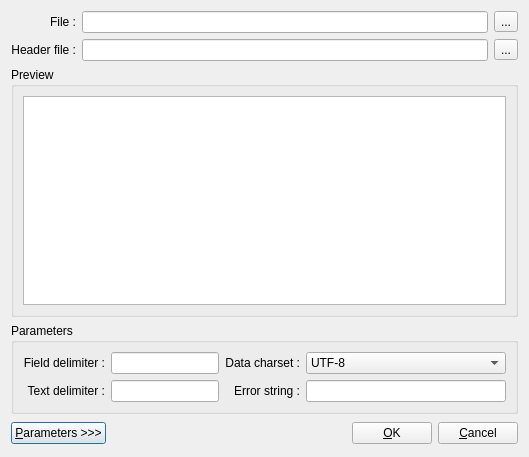
<ui version="4.0" >
 <class>XML_form</class>
 <widget class="QDialog" name="XML_form" >
  <property name="geometry" >
   <rect>
    <x>0</x>
    <y>0</y>
    <width>529</width>
    <height>457</height>
   </rect>
  </property>
  <property name="windowTitle" >
   <string>Import/Export form</string>
  </property>
  <layout class="QGridLayout" >
   <item row="0" column="0" >
    <widget class="QLabel" name="lFile" >
     <property name="sizePolicy" >
      <sizepolicy vsizetype="Fixed" hsizetype="Minimum" >
       <horstretch>0</horstretch>
       <verstretch>0</verstretch>
      </sizepolicy>
     </property>
     <property name="text" >
      <string>File :</string>
     </property>
     <property name="alignment" >
      <set>Qt::AlignRight|Qt::AlignTrailing|Qt::AlignVCenter</set>
     </property>
    </widget>
   </item>
   <item row="0" column="1" colspan="4" >
    <widget class="QLineEdit" name="lEFileName" >
     <property name="readOnly" >
      <bool>true</bool>
     </property>
    </widget>
   </item>
   <item row="0" column="5" >
    <widget class="QToolButton" name="tbFile" >
     <property name="text" >
      <string>...</string>
     </property>
    </widget>
   </item>
   <item row="1" column="0" >
    <widget class="QLabel" name="lHFile" >
     <property name="sizePolicy" >
      <sizepolicy vsizetype="Fixed" hsizetype="Minimum" >
       <horstretch>0</horstretch>
       <verstretch>0</verstretch>
      </sizepolicy>
     </property>
     <property name="text" >
      <string>Header file :</string>
     </property>
     <property name="alignment" >
      <set>Qt::AlignRight|Qt::AlignTrailing|Qt::AlignVCenter</set>
     </property>
    </widget>
   </item>
   <item row="1" column="1" colspan="4" >
    <widget class="QLineEdit" name="lEHFileName" >
     <property name="readOnly" >
      <bool>true</bool>
     </property>
    </widget>
   </item>
   <item row="1" column="5" >
    <widget class="QToolButton" name="tbHFile" >
     <property name="text" >
      <string>...</string>
     </property>
    </widget>
   </item>
   <item row="2" column="0" colspan="6" >
    <widget class="QGroupBox" name="gbPreview" >
     <property name="title" >
      <string>Preview</string>
     </property>
     <layout class="QGridLayout" >
      <item row="0" column="0" >
       <widget class="QTreeView" name="tVPreview" />
      </item>
     </layout>
    </widget>
   </item>
   <item row="3" column="0" colspan="6" >
    <widget class="QGroupBox" name="gbPars" >
     <property name="title" >
      <string>Parameters</string>
     </property>
     <layout class="QGridLayout" >
      <item row="0" column="0" >
       <widget class="QLabel" name="lFieldDelimiter" >
        <property name="sizePolicy" >
         <sizepolicy vsizetype="Fixed" hsizetype="Minimum" >
          <horstretch>0</horstretch>
          <verstretch>0</verstretch>
         </sizepolicy>
        </property>
        <property name="text" >
         <string>Field delimiter :</string>
        </property>
        <property name="alignment" >
         <set>Qt::AlignRight|Qt::AlignTrailing|Qt::AlignVCenter</set>
        </property>
       </widget>
      </item>
      <item row="0" column="1" >
       <widget class="QLineEdit" name="lEFieldDelimiter" >
        <property name="sizePolicy" >
         <sizepolicy vsizetype="Fixed" hsizetype="Minimum" >
          <horstretch>0</horstretch>
          <verstretch>0</verstretch>
         </sizepolicy>
        </property>
        <property name="readOnly" >
         <bool>true</bool>
        </property>
       </widget>
      </item>
      <item row="0" column="2" >
       <widget class="QLabel" name="lCharset" >
        <property name="sizePolicy" >
         <sizepolicy vsizetype="Fixed" hsizetype="Minimum" >
          <horstretch>0</horstretch>
          <verstretch>0</verstretch>
         </sizepolicy>
        </property>
        <property name="text" >
         <string>Data charset :</string>
        </property>
        <property name="alignment" >
         <set>Qt::AlignRight|Qt::AlignTrailing|Qt::AlignVCenter</set>
        </property>
       </widget>
      </item>
      <item row="1" column="0" >
       <widget class="QLabel" name="lTextDelimiter" >
        <property name="text" >
         <string>Text delimiter :</string>
        </property>
        <property name="alignment" >
         <set>Qt::AlignRight|Qt::AlignTrailing|Qt::AlignVCenter</set>
        </property>
       </widget>
      </item>
      <item row="1" column="1" >
       <widget class="QLineEdit" name="lETextDelimiter" >
        <property name="sizePolicy" >
         <sizepolicy vsizetype="Fixed" hsizetype="Minimum" >
          <horstretch>0</horstretch>
          <verstretch>0</verstretch>
         </sizepolicy>
        </property>
        <property name="readOnly" >
         <bool>true</bool>
        </property>
       </widget>
      </item>
      <item row="1" column="2" >
       <widget class="QLabel" name="lErrorString" >
        <property name="text" >
         <string>Error string :</string>
        </property>
        <property name="alignment" >
         <set>Qt::AlignRight|Qt::AlignTrailing|Qt::AlignVCenter</set>
        </property>
       </widget>
      </item>
      <item row="1" column="3" >
       <widget class="QLineEdit" name="lEErrorString" >
        <property name="readOnly" >
         <bool>true</bool>
        </property>
       </widget>
      </item>
      <item row="0" column="3" >
       <widget class="QComboBox" name="cbCharset" >
        <item>
         <property name="text" >
          <string>UTF-8</string>
         </property>
        </item>
        <item>
         <property name="text" >
          <string>CP1251</string>
         </property>
        </item>
        <item>
         <property name="text" >
          <string>KOI8-R</string>
         </property>
        </item>
       </widget>
      </item>
     </layout>
    </widget>
   </item>
   <item row="4" column="0" colspan="2" >
    <widget class="QPushButton" name="pbPars" >
     <property name="text" >
      <string>&amp;Parameters >>></string>
     </property>
    </widget>
   </item>
   <item row="4" column="2" >
    <spacer>
     <property name="orientation" >
      <enum>Qt::Horizontal</enum>
     </property>
     <property name="sizeHint" >
      <size>
       <width>171</width>
       <height>26</height>
      </size>
     </property>
    </spacer>
   </item>
   <item row="4" column="3" >
    <widget class="QPushButton" name="pbOK" >
     <property name="text" >
      <string>&amp;OK</string>
     </property>
    </widget>
   </item>
   <item row="4" column="4" colspan="2" >
    <widget class="QPushButton" name="pbCancel" >
     <property name="text" >
      <string>&amp;Cancel</string>
     </property>
    </widget>
   </item>
  </layout>
 </widget>
 <resources/>
 <connections/>
</ui>
